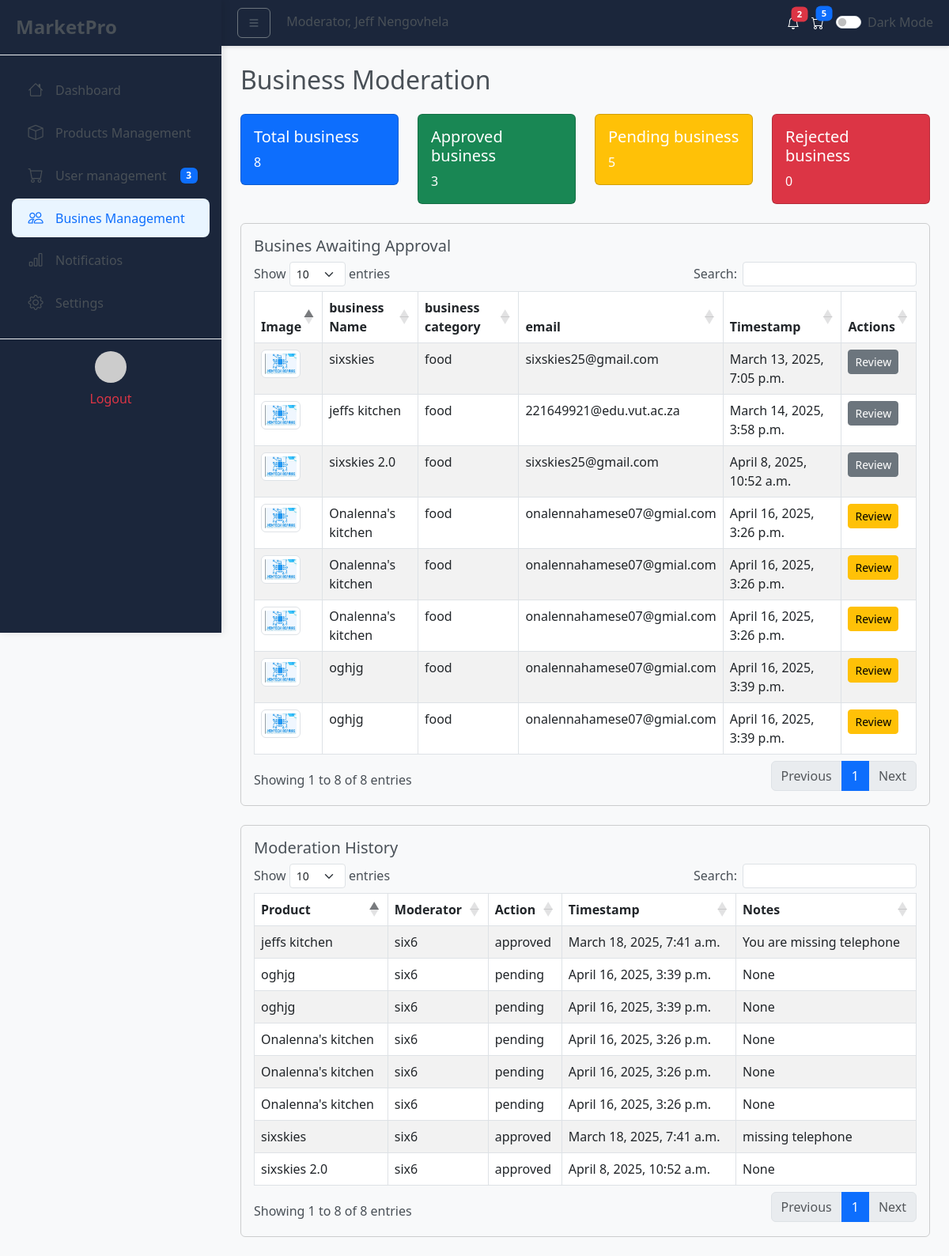
The page /moderator/business (signed in) on the database as committed earlier.
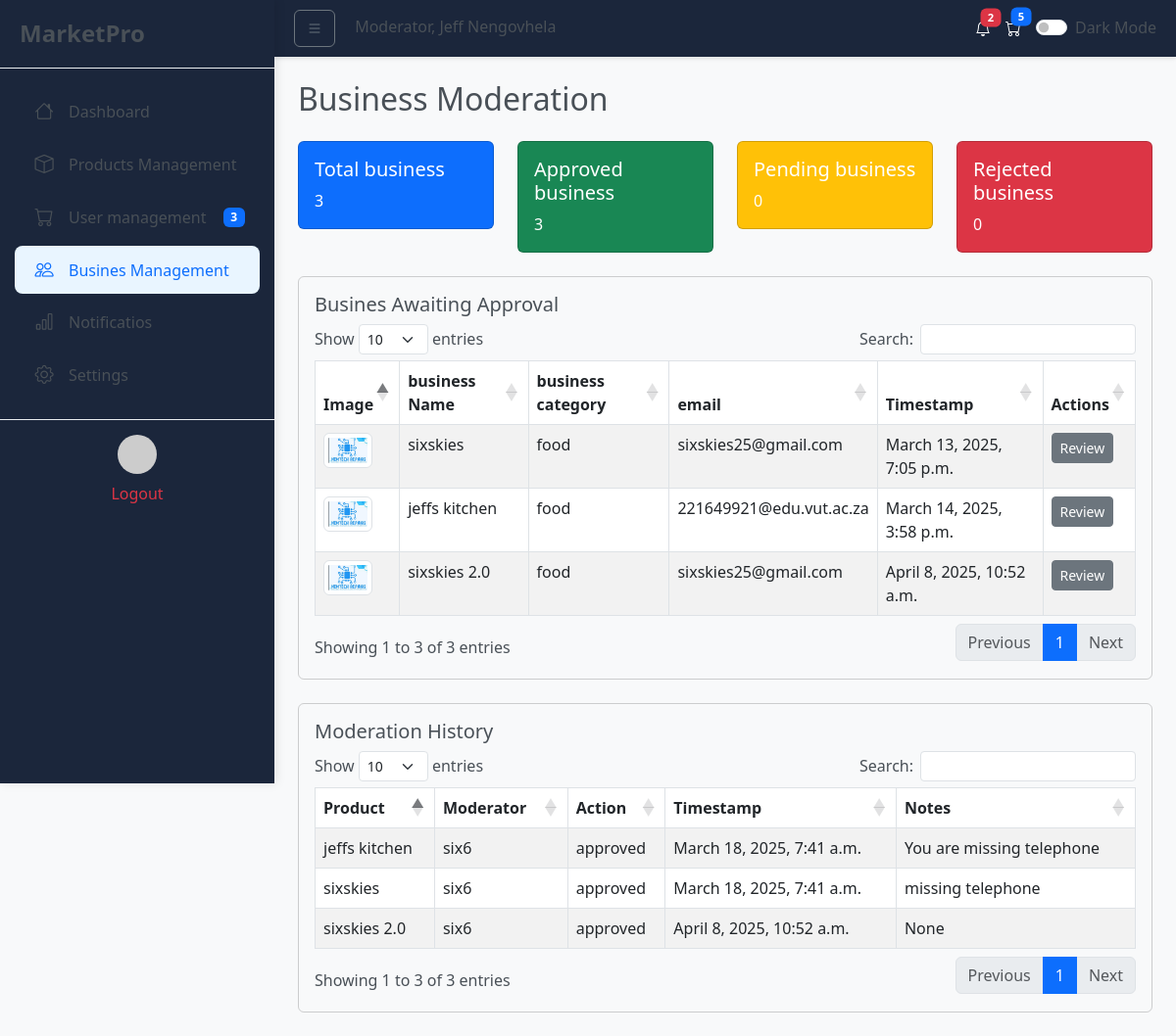
The same page on the database as committed later.
### seller/wrap_models/business_model.py (models this page shows)
class Moderation(models.Model):
    business = models.ForeignKey(BusinessInformation, on_delete=models.CASCADE, related_name="moderation")
    is_reviewed = models.BooleanField(default=False)
    moderator = models.ForeignKey(User, on_delete=models.CASCADE, related_name="moderator")
    timestamp = models.DateTimeField(auto_now_add=True, null=True)
    is_approved = models.BooleanField(default=False)
    is_active = models.BooleanField(default=False)
    is_banned = models.BooleanField(default=False)
    is_rejected = models.BooleanField(default=False)
    status = models.CharField(max_length=20,default="pending")
    reason = models.CharField(max_length=225, null=True)

class BusinessInformation(models.Model):
    BUSINESS_CATEGORIES = [
        ('dropship', 'Dropship'),
        ('food', 'Food & beverages'),
        ('clothing', 'Clothing'),
        ('technology', 'Technology'),
        ('other', 'Other'),
    ]
    name = models.CharField(max_length=200)
    business_type = models.CharField(max_length=200)
    description = models.TextField()
    registration_number = models.CharField(max_length=200, unique=False)
    category = models.CharField(max_length=50, choices=BUSINESS_CATEGORIES, default='other')
    phone = models.CharField(max_length=20, blank=True, null=False)
    telephone = models.CharField(max_length=20, blank=True, null=True)
    email = models.CharField(max_length=200,unique=False)
    owner = models.ForeignKey(User, on_delete=models.CASCADE, related_name="businesses")
    open_time = models.CharField(max_length=50)
    close_time = models.CharField(max_length=50)
    date_created = models.DateTimeField(auto_now_add=True)
    status = models.CharField(max_length=50, default="pending")
    def __str__(self):
        return self.name
    class Meta:
        verbose_name_plural = "Businesses"

### moderator/views/render_views.py (the view)
# urls.py: path('business', views.business, name='business_managment'),
@login_required_custom
def business(request):
	moderations = Moderation.objects.all()
	all_business = moderations
	approved = [x for x in moderations if x.is_approved ==  True ]
	rejected = [x for x in moderations if x.is_rejected ==  True ]
	pending = [x for x in moderations if x.status ==  "pending" ]
	return render(request, 'moderator/business.html', {'moderations' : moderations,'approved':f'{len(approved)}', 'rejected':len(rejected), 'all_business':len(all_business), 'pending':len(pending)})

### moderator/utils.py (called while the page is built)
def login_required_custom(view_func):
    @wraps(view_func)
    def _wrapped_view(request, *args, **kwargs):
        if request.user.is_authenticated:
            return view_func(request, *args, **kwargs)
        return redirect('signin')  # Redirect to login page if not authenticated
    return _wrapped_view

### moderator/templates/moderator/business.html (shortened to what the changed rows need)
{% extends 'moderator/base.html' %}
{% block links %}
    <link rel="stylesheet" href="https://cdn.jsdelivr.net/npm/bootstrap@5.3.0/dist/css/bootstrap.min.css">
    <link rel="stylesheet" href="https://cdn.datatables.net/1.13.4/css/dataTables.bootstrap5.min.css">
{% endblock %}
{% load static %}
{% block content %}
    <div class="container mt-4">
        <h2 class="mb-4">Business Moderation</h2>
        <div class="row mb-4">
            <div class="col-md-3">
                <div class="card text-white bg-primary">
                    <div class="card-body">
                        <h5 class="card-title">Total business</h5>
                        <p class="card-text" id="totalProducts">{{all_business}}</p>
                    </div>
                </div>
            </div>
            <div class="col-md-3">
                <div class="card text-white bg-warning">
                    <div class="card-body">
                        <h5 class="card-title">Pending business</h5>
                        <p class="card-text" id="pendingProducts">{{pending}}</p>
                    </div>
                </div>
            </div>
        </div>
        <div class="card mb-4">
            <div class="card-body">
                <h5 class="card-title">Busines Awaiting Approval</h5>
                <table id="moderationTable" class="table table-striped table-bordered">
                    <thead>
                        <tr>
                            <th>Image</th>
                            <th>business Name</th>
                            <th>business category</th>
                            <th>email</th>
                            <th>Timestamp</th>
                            <th>Actions</th>
                        </tr>
                    </thead>
                    <tbody>
                        {% for moderation in moderations %}
                        <tr>
                            <td><img src="{% static 'products/image/nemtech.png' %}" class="img-thumbnail" width="50" height="50"></td>
                            <td>{{moderation.business.name}}</td>
                            <td>{{moderation.business.category}}</td>
                            <td>{{moderation.business.email}}</td>
                            <td>{{moderation.business.date_created}}</td>
                            <td>
                                {% if moderation.is_reviewed %}
                                <a href="{% url 'view_business' moderation.business.id %}" class="btn btn-sm btn-secondary">Review</a>
                                {% else %}
                                <a href="{% url 'view_business' moderation.business.id %}" class="btn btn-sm btn-warning">Review</a>
                                {% endif %}
                            </td>
                        </tr>
                        {% endfor %}
                    </tbody>
                </table>
            </div>
        </div>
        <div class="card mb-4">
            <div class="card-body">
                <h5 class="card-title">Moderation History</h5>
                <table id="historyTable" class="table table-striped table-bordered">
                    <thead>
                        <tr>
                            <th>Product</th>
                            <th>Moderator</th>
                            <th>Action</th>
                            <th>Timestamp</th>
                            <th>Notes</th>
                        </tr>
                    </thead>
                    <tbody>
                        {% for moderation in moderations %}
                        <tr>
                            <td>{{moderation.business}}</td>
                            <td>{{moderation.moderator}}</td>
                            <td>{{moderation.status}}</td>
                            <td>{{moderation.timestamp}}</td>
                            <td>{{moderation.reason}}</td>
                        </tr>
                        {% endfor %}
                    </tbody>
                </table>
            </div>
        </div>
    </div>
{% endblock %}

Rows that differ between the two databases and show on the page:
removed Moderation: business.name "Onalenna's kitchen", business.category "food", business.email "onalennahamese07@gmial.com", business.date_created "April 16, 2025, 3:26 p.m.", is_reviewed "Review", business "Onalenna's kitchen", moderator "six6", status "pending", timestamp "April 16, 2025, 3:26 p.m.", reason "None"
removed Moderation: business.name "Onalenna's kitchen", business.category "food", business.email "onalennahamese07@gmial.com", business.date_created "April 16, 2025, 3:26 p.m.", is_reviewed "Review", business "Onalenna's kitchen", moderator "six6", status "pending", timestamp "April 16, 2025, 3:26 p.m.", reason "None"
removed Moderation: business.name "Onalenna's kitchen", business.category "food", business.email "onalennahamese07@gmial.com", business.date_created "April 16, 2025, 3:26 p.m.", is_reviewed "Review", business "Onalenna's kitchen", moderator "six6", status "pending", timestamp "April 16, 2025, 3:26 p.m.", reason "None"
removed Moderation: business.name "oghjg", business.category "food", business.email "onalennahamese07@gmial.com", business.date_created "April 16, 2025, 3:39 p.m.", is_reviewed "Review", business "oghjg", moderator "six6", status "pending", timestamp "April 16, 2025, 3:39 p.m.", reason "None"
removed Moderation: business.name "oghjg", business.category "food", business.email "onalennahamese07@gmial.com", business.date_created "April 16, 2025, 3:39 p.m.", is_reviewed "Review", business "oghjg", moderator "six6", status "pending", timestamp "April 16, 2025, 3:39 p.m.", reason "None"
Other text that changed with them:
{{ all_business }}: "8" → "3"
{{ pending }}: "5" → "0"
text written by a page script: "Show entries Search: Showing 1 to 8 of 8 entries Previous 1 Next" → "Show entries Search: Showing 1 to 3 of 3 entries Previous 1 Next"
